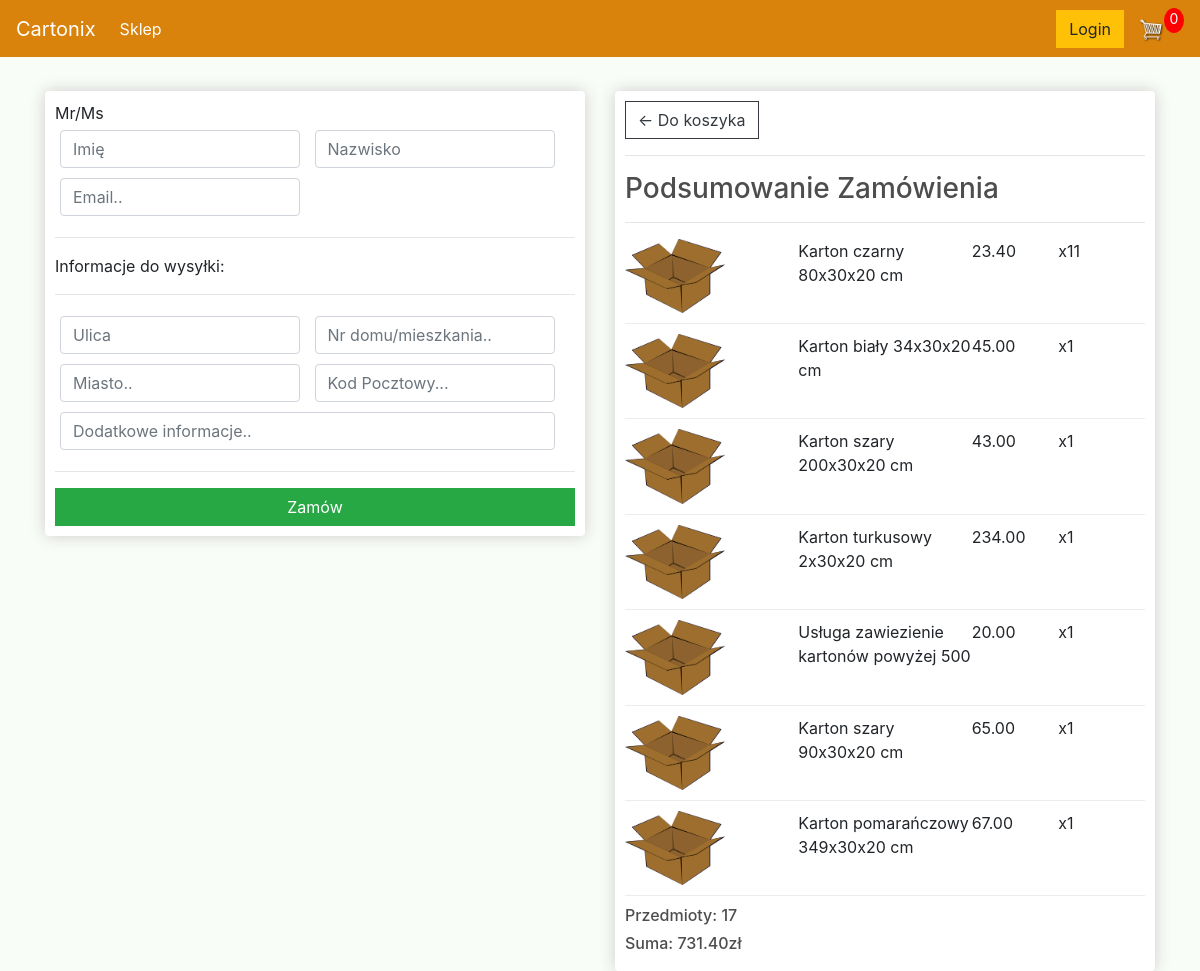
Before: /checkout/ (signed in) with the older database file.
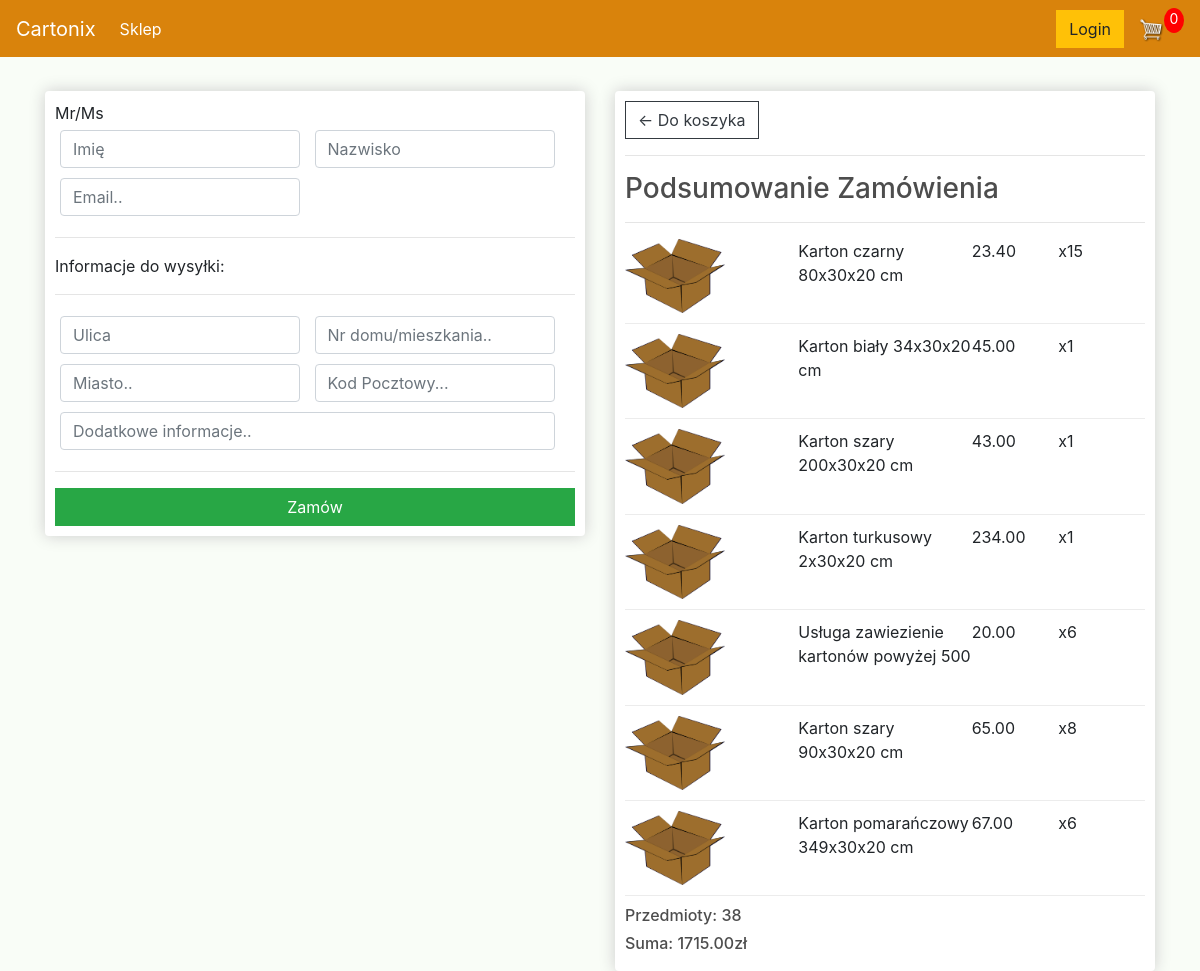
After: the same page with the newer database file.
### cartoon_shoop/models.py (models this page shows, shortened)
class OrderItem(models.Model):
    order = models.ForeignKey(Order, on_delete=models.SET_NULL, null=True)
    product = models.ForeignKey(Product, on_delete=models.SET_NULL, null = True)
    quantity = models.IntegerField(default=0, null=True)
    date_added = models.DateTimeField(auto_now_add=True, null=True)
    @property
    def get_total(self):
        total = self.product.price * self.quantity
        return total

class Order(models.Model):
    customer = models.ForeignKey(Customer, on_delete=models.SET_NULL, null=True)
    date_ordered = models.DateTimeField(auto_now_add=True, null=True)
    complete = models.BooleanField(default=False, null=True)
    transation_id = models.CharField(max_length=1000, null=True)
    @property
    def get_cart_total_price(self):
        orderitem = self.orderitem_set.all()
        total = sum([item_total.get_total for item_total in orderitem])
        return total
    @property
    def get_total_all_items(self):
        all_items = self.orderitem_set.all()
        total2 = sum([total.quantity for total in all_items])
        return total2

class Product(models.Model):
    name = models.CharField(max_length=1000, null=True)
    price = models.FloatField()
    digital = models.BooleanField(default=False, null=True)
    image = models.ImageField(null = True)

### cartoon_shoop/views.py (the view)
# urls.py: path('checkout/', views.checkout, name="checkout"),
def checkout(request):
	if request.user.is_authenticated:
		customer = request.user.customer
		order, created =Order.objects.get_or_create(customer=customer, complete=False)
		items = order.orderitem_set.all()
	else:
		items =[]
		order = []
	context = {'items': items, 'order': order}
	return render(request, 'cartoon_shoop/checkout.html', context)

### cartoon_shoop/templates/cartoon_shoop/checkout.html (shortened to what this page needs)
{% extends 'cartoon_shoop/main.html' %}
{% load static %}
{% block content %}
     <div class="row">
		<div class="col-lg-6">
			<div class="box-element" id="form-wrapper">
				<form id="form">
					<div id="user-info">
						<div>
							<h8>Mr/Ms</h8>
						</div>
						<div class="form-field">
							<input required class="form-control" type="text" name="imie" placeholder="Imię">
						</div>
						<div class="form-field">
							<input required class="form-control" type="text" name="nazwisko" placeholder="Nazwisko">
						</div>
						<div class="form-field">
							<input required class="form-control" type="email" name="email" placeholder="Email..">
						</div>
					</div>
					<div id="shipping-info">
						<hr>
						<p>Informacje do wysyłki:</p>
						<hr>
						<div class="form-field">
							<input class="form-control" type="text" name="street" placeholder="Ulica">
						</div>
						<div class="form-field">
							<input class="form-control" type="text" name="home_number" placeholder="Nr domu/mieszkania..">
						</div>
						<div class="form-field">
							<input class="form-control" type="text" name="city" placeholder="Miasto..">
						</div>
						<div class="form-field">
							<input class="form-control" type="text" name="zipcode" placeholder="Kod Pocztowy...">
						</div>
						<div class="form-field" style="width: 505px;">
							<input class="form-control" type="text" name="added" placeholder="Dodatkowe informacje..">
						</div>
					</div>
					<hr>
					<input id="form-button" class="btn btn-success btn-block" type="submit" value="Zamów">
				</form>
			</div>
			<br>
		</div>
		<div class="col-lg-6">
			<div class="box-element">
				<a  class="btn btn-outline-dark" href="{% url 'cart' %}">&#x2190; Do koszyka</a>
				<hr>
				<h3>Podsumowanie Zamówienia</h3>
				<hr>
				{% for item in items%}
				<div class="cart-row">
					<div style="flex:2"><img class="row-image" src="{% static 'images/cartoon.png' %}"></div>
					<div style="flex:2"><p>{{item.product.name}}</p></div>
					<div style="flex:1"><p>{{item.product.price|floatformat:2}}</p></div>
					<div style="flex:1"><p>x{{item.quantity}}</p></div>
				</div>
				{% endfor %}
				<h6>Przedmioty:   {{order.get_total_all_items}}</h6>
				<h6>Suma:   {{order.get_cart_total_price|floatformat:2}}zł</h6>
			</div>
		</div>
	</div>
{% endblock content %}

Changed rows visible on the page:
changed OrderItem "Karton czarny 80x30x20 cm": quantity "11" → "15"
changed OrderItem "Usługa zawiezienie kartonów powyżej 500": quantity "1" → "6"
changed OrderItem "Karton szary 90x30x20 cm": quantity "1" → "8"
changed OrderItem "Karton pomarańczowy 349x30x20 cm": quantity "1" → "6"
changed through a linked row, Order: get_total_all_items "17" → "38"; get_cart_total_price "731.40" → "1715.00"
